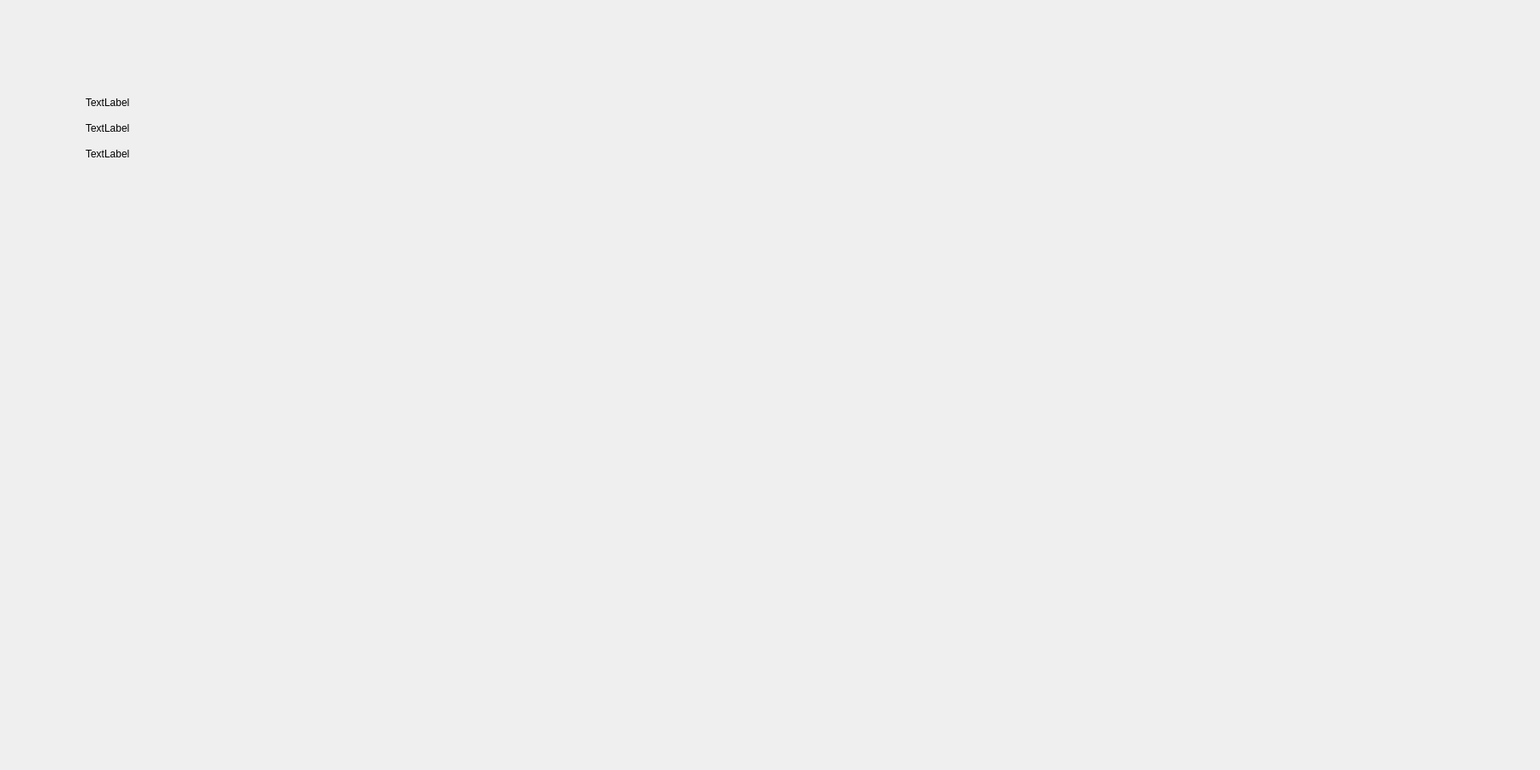
<?xml version="1.0" encoding="UTF-8"?>
<ui version="4.0">
 <class>window_my_deck</class>
 <widget class="QWidget" name="window_my_deck">
  <property name="geometry">
   <rect>
    <x>0</x>
    <y>0</y>
    <width>1800</width>
    <height>900</height>
   </rect>
  </property>
  <property name="windowTitle">
   <string>Form</string>
  </property>
  <widget class="QLabel" name="label_player_profile">
   <property name="geometry">
    <rect>
     <x>100</x>
     <y>110</y>
     <width>69</width>
     <height>19</height>
    </rect>
   </property>
   <property name="text">
    <string>TextLabel</string>
   </property>
  </widget>
  <widget class="QLabel" name="lable_player_level">
   <property name="geometry">
    <rect>
     <x>100</x>
     <y>140</y>
     <width>69</width>
     <height>19</height>
    </rect>
   </property>
   <property name="text">
    <string>TextLabel</string>
   </property>
  </widget>
  <widget class="QLabel" name="lable_player_name">
   <property name="geometry">
    <rect>
     <x>100</x>
     <y>170</y>
     <width>69</width>
     <height>19</height>
    </rect>
   </property>
   <property name="text">
    <string>TextLabel</string>
   </property>
  </widget>
 </widget>
 <resources/>
 <connections/>
</ui>
